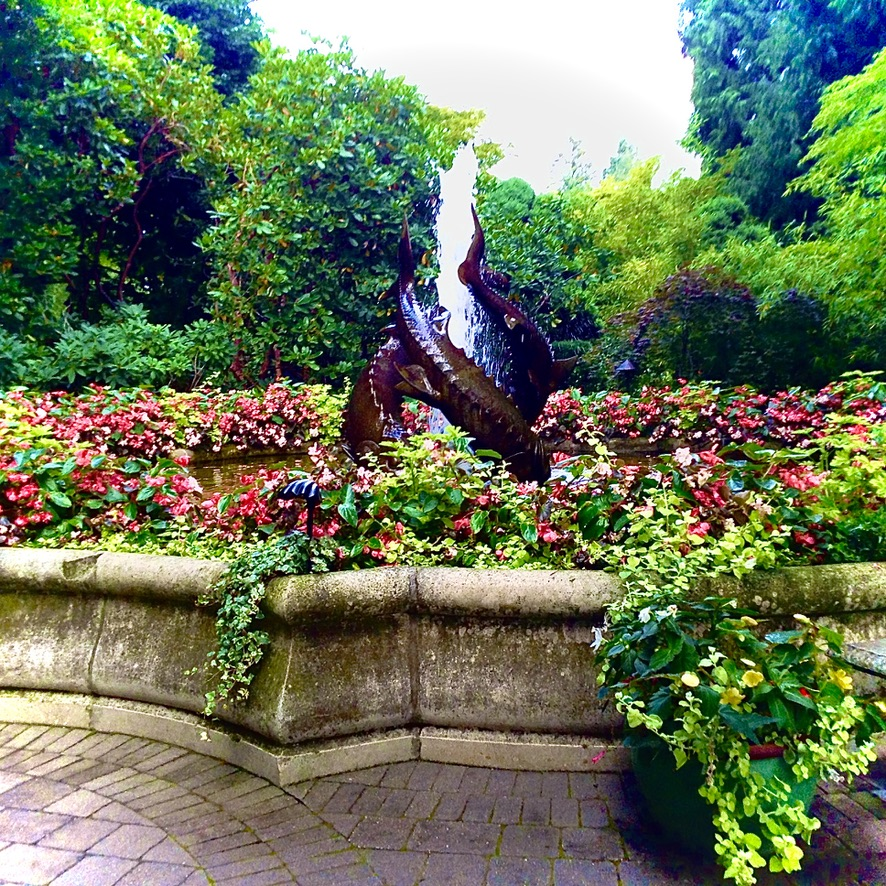
#> input picture Image-wav/sample.png, 886 x 886 px
$ python image-wav.py
#> lines starting #> are read from the running program, lines starting #| are printed output that depends on the picture
from PIL import Image
import wave
import numpy

def reduce_image_colors(img, num_colors=256):
    img = img.convert('P', palette=Image.ADAPTIVE, colors=num_colors)
    return img

def calculate_image_dimensions(size):
    side_length = int(numpy.ceil(numpy.sqrt(size)))
    return side_length, side_length

file_path = input("Enter .png path: ")
#> the answer given: sample.png
img = Image.open(file_path)
#> img is the input picture: PIL image 886x886 RGB; mean R, G, B 104.9, 117.5, 89.3

img = reduce_image_colors(img)
#> in reduce_image_colors, `img = img.convert('P', palette=Image.ADAPTIVE, colors=num_colors)`:
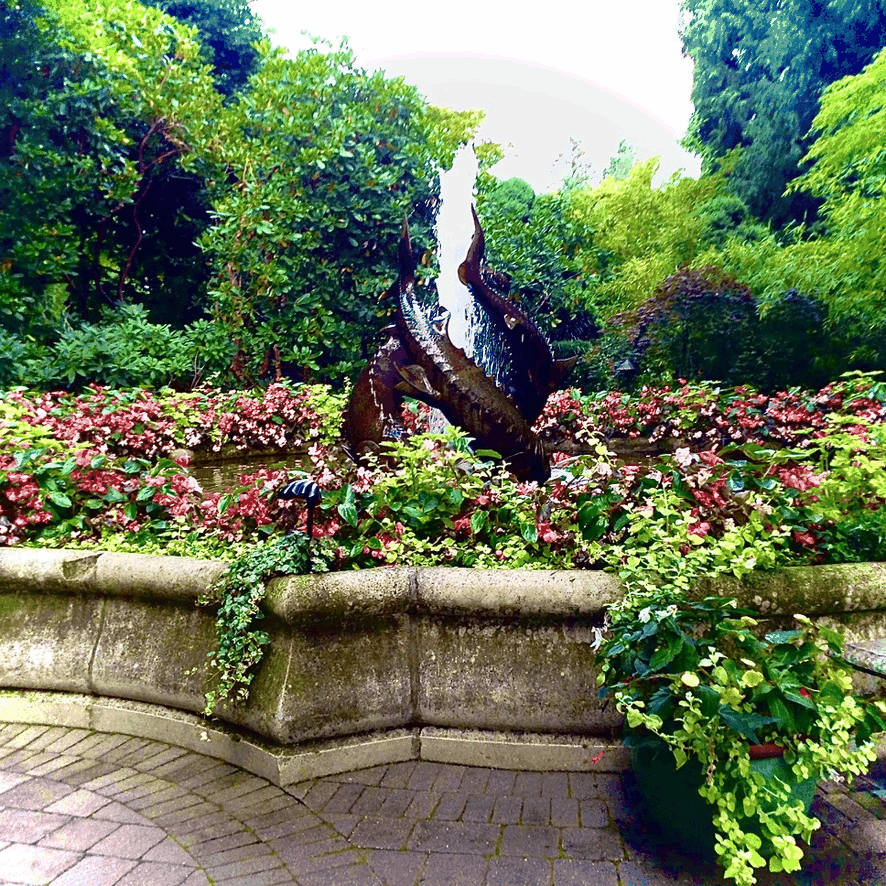
#> img: PIL image 886x886 P; mean R, G, B 104.8, 117.6, 89.1
width, height = img.size
#> width = 886; height = 886

palette = img.getpalette()
#> palette = 768 values, max 254 at index 0, min 1 at index 752, mean 98.92
num_colors = len(palette) // 3
#> num_colors = 256
colors = [(palette[i], palette[i+1], palette[i+2]) for i in range(0, len(palette), 3)]
#> colors = 256 items, first 6: (254, 254, 254), (254, 244, 252), (239, 249, 253), (251, 252, 240), (254, 244, 240), (242, 243, 243)

color_to_byte = {color: i for i, color in enumerate(colors)}
#> color_to_byte = 256 items

decoded_data = bytearray()
for y in range(height):
    for x in range(width):
        pixel_color = img.getpixel((x, y))
        if pixel_color < len(colors):
            decoded_data.append(pixel_color % 257)
        else:
            print(f"Unexpected color index found: {pixel_color}")
            break

output_file_path = 'output.wav'
with wave.open(output_file_path, 'wb') as wav_file:
    num_channels = 1
    sample_width = 1
    frame_rate = 44100
    num_frames = len(decoded_data)
#> num_frames = 784996

    wav_file.setnchannels(num_channels)
    wav_file.setsampwidth(sample_width)
    wav_file.setframerate(frame_rate)
    wav_file.setnframes(num_frames)

    wav_file.writeframes(decoded_data)

print(f"Decoded data saved to {output_file_path}")
